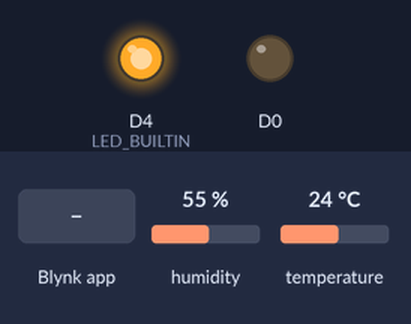
The sketch below on a simulated ESP8266 (NodeMCU). On the bench: output pins drawn as LEDs (lit = HIGH, except the on-board LED, lit = LOW). Inputs (shaded band) come from the test bench; at power-on: humidity 55 %, temperature 24 °C. WiFi joins after 1.5 s; servers stay silent unless stated; what the sketch prints to the serial monitor is not drawn.

Above: at 5.0 s.
5.1 s: Blynk app writes 200 to V1
At 5.5 s:
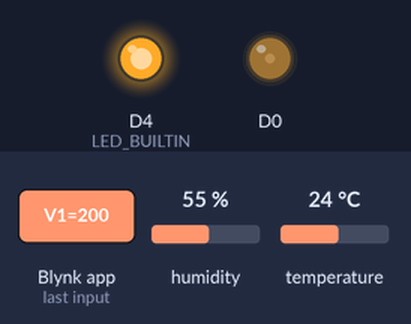
6.6 s: Blynk app writes 0 to V0
At 7.8 s:
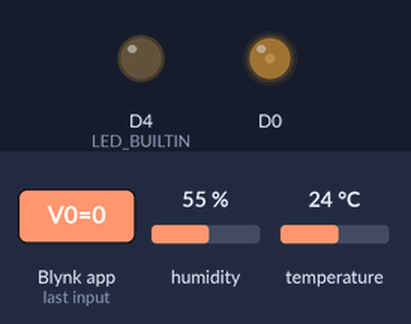
8.1 s: Blynk app writes 1 to V1
At 9.0 s:
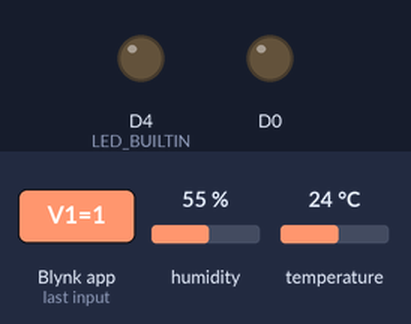
Timing chart, 0 to 11.1 s (numbered marks = the images above; inputs shaded):
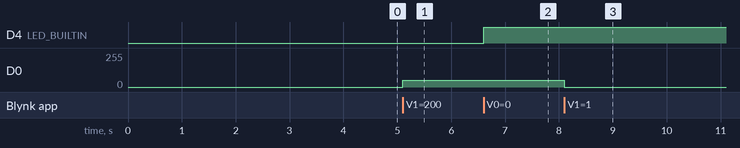

The sketch:

node_mcu.ino
```cpp
#define BLYNK_TEMPLATE_ID "TMPLZ2CbtR2t"
#define BLYNK_DEVICE_NAME "my iot"
#define BLYNK_AUTH_TOKEN "CLBWBZiWOH9Lhx9a8HcaedOEK-th0fMp"
#define BLYNK_PRINT Serial

#include <ESP8266WiFi.h>
#include <BlynkSimpleEsp8266.h>
#include "DHT.h"
#define DHTPIN D2
#define DHTTYPE DHT11

char auth[] = BLYNK_AUTH_TOKEN;
char ssid[] = "Asish Maharana";
char pass[] = "aman2006";
DHT dht(D7, DHT11);
float temp,humidity;
BLYNK_WRITE(V1)
{
  int value=param.asInt();
  Serial.print(value);
  int v=map(value,0,1023,0,255);
  analogWrite(D0,v);
}

BLYNK_WRITE(V0)
{
  int val=param.asInt();
  Serial.print(val);
  if(val==1)
 {
    digitalWrite(LED_BUILTIN,LOW);
 }
 if(val==0)
 {
    digitalWrite(LED_BUILTIN,HIGH);
 }
}


void sendSensor()
{
  humidity = dht.readHumidity();
  temp = dht.readTemperature();
  Blynk.virtualWrite(V3, humidity);
  Blynk.virtualWrite(V2, temp);
}

void setup()
{
  Serial.begin(115200);
  Blynk.begin(auth, ssid, pass);
  pinMode(D0,OUTPUT);
  pinMode(LED_BUILTIN,OUTPUT);
  dht.begin();

  delay(2000);
}

void loop()
{
  Blynk.run();
  sendSensor();// dht();
}
```

Measured:
- after the input at 5.1 s, D0: 0/255 → 50/255 at once
- after the input at 6.6 s, D4 (LED_BUILTIN): LOW → HIGH at once
- after the input at 8.1 s, D0: 50/255 → 0/255 at once
